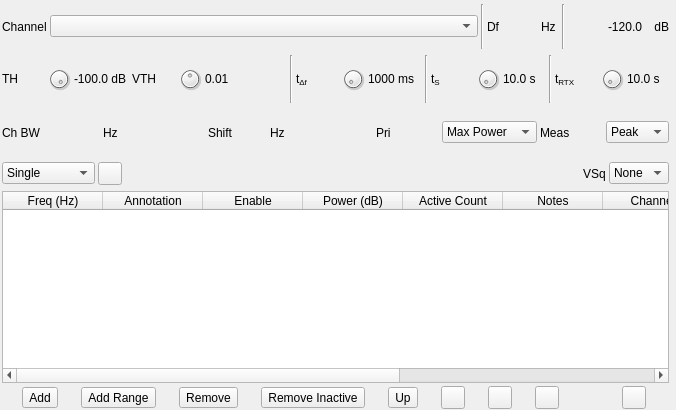
<?xml version="1.0" encoding="UTF-8"?>
<ui version="4.0">
 <class>FreqScannerGUI</class>
 <widget class="RollupContents" name="FreqScannerGUI">
  <property name="geometry">
   <rect>
    <x>0</x>
    <y>0</y>
    <width>676</width>
    <height>410</height>
   </rect>
  </property>
  <property name="sizePolicy">
   <sizepolicy hsizetype="Expanding" vsizetype="Expanding">
    <horstretch>0</horstretch>
    <verstretch>0</verstretch>
   </sizepolicy>
  </property>
  <property name="minimumSize">
   <size>
    <width>400</width>
    <height>0</height>
   </size>
  </property>
  <property name="font">
   <font>
    <family>Liberation Sans</family>
    <pointsize>9</pointsize>
   </font>
  </property>
  <property name="focusPolicy">
   <enum>Qt::NoFocus</enum>
  </property>
  <property name="windowTitle">
   <string>Frequency Scanner</string>
  </property>
  <widget class="QWidget" name="settingsContainer" native="true">
   <property name="geometry">
    <rect>
     <x>0</x>
     <y>0</y>
     <width>671</width>
     <height>411</height>
    </rect>
   </property>
   <property name="sizePolicy">
    <sizepolicy hsizetype="Preferred" vsizetype="Expanding">
     <horstretch>0</horstretch>
     <verstretch>0</verstretch>
    </sizepolicy>
   </property>
   <property name="minimumSize">
    <size>
     <width>350</width>
     <height>0</height>
    </size>
   </property>
   <property name="windowTitle">
    <string>Settings</string>
   </property>
   <layout class="QVBoxLayout" name="verticalLayout">
    <property name="spacing">
     <number>3</number>
    </property>
    <property name="leftMargin">
     <number>2</number>
    </property>
    <property name="topMargin">
     <number>2</number>
    </property>
    <property name="rightMargin">
     <number>2</number>
    </property>
    <property name="bottomMargin">
     <number>2</number>
    </property>
    <item>
     <layout class="QHBoxLayout" name="powLayout">
      <property name="topMargin">
       <number>2</number>
      </property>
      <item>
       <widget class="QLabel" name="channelsLabel">
        <property name="text">
         <string>Channel</string>
        </property>
       </widget>
      </item>
      <item>
       <widget class="QComboBox" name="channels">
        <property name="sizePolicy">
         <sizepolicy hsizetype="Expanding" vsizetype="Fixed">
          <horstretch>0</horstretch>
          <verstretch>0</verstretch>
         </sizepolicy>
        </property>
        <property name="toolTip">
         <string>Channel to tune</string>
        </property>
       </widget>
      </item>
      <item>
       <widget class="Line" name="line_6">
        <property name="orientation">
         <enum>Qt::Vertical</enum>
        </property>
       </widget>
      </item>
      <item>
       <widget class="QLabel" name="deltaFrequencyLabel">
        <property name="minimumSize">
         <size>
          <width>16</width>
          <height>0</height>
         </size>
        </property>
        <property name="text">
         <string>Df</string>
        </property>
       </widget>
      </item>
      <item>
       <widget class="ValueDialZ" name="deltaFrequency" native="true">
        <property name="sizePolicy">
         <sizepolicy hsizetype="Maximum" vsizetype="Maximum">
          <horstretch>0</horstretch>
          <verstretch>0</verstretch>
         </sizepolicy>
        </property>
        <property name="minimumSize">
         <size>
          <width>32</width>
          <height>16</height>
         </size>
        </property>
        <property name="font">
         <font>
          <family>Liberation Mono</family>
          <pointsize>12</pointsize>
         </font>
        </property>
        <property name="cursor">
         <cursorShape>PointingHandCursor</cursorShape>
        </property>
        <property name="focusPolicy">
         <enum>Qt::NoFocus</enum>
        </property>
        <property name="toolTip">
         <string>Minimum demod shift frequency from center in Hz</string>
        </property>
       </widget>
      </item>
      <item>
       <widget class="QLabel" name="deltaUnits">
        <property name="text">
         <string>Hz </string>
        </property>
       </widget>
      </item>
      <item>
       <widget class="Line" name="line">
        <property name="orientation">
         <enum>Qt::Vertical</enum>
        </property>
       </widget>
      </item>
      <item>
       <spacer name="horizontalSpacer">
        <property name="orientation">
         <enum>Qt::Vertical</enum>
        </property>
        <property name="sizeHint" stdset="0">
         <size>
          <width>40</width>
          <height>20</height>
         </size>
        </property>
       </spacer>
      </item>
      <item>
       <layout class="QHBoxLayout" name="channelPowerLayout">
        <item>
         <widget class="QLabel" name="channelPower">
          <property name="minimumSize">
           <size>
            <width>40</width>
            <height>0</height>
           </size>
          </property>
          <property name="toolTip">
           <string>Active frequency power </string>
          </property>
          <property name="layoutDirection">
           <enum>Qt::LeftToRight</enum>
          </property>
          <property name="text">
           <string>-120.0</string>
          </property>
         </widget>
        </item>
        <item>
         <widget class="QLabel" name="channelPowerUnits">
          <property name="text">
           <string> dB</string>
          </property>
         </widget>
        </item>
       </layout>
      </item>
     </layout>
    </item>
    <item>
     <widget class="Line" name="line_7">
      <property name="orientation">
       <enum>Qt::Vertical</enum>
      </property>
     </widget>
    </item>
    <item>
     <layout class="QHBoxLayout" name="powerLayout">
      <item>
       <widget class="QLabel" name="threshLabel">
        <property name="text">
         <string>TH</string>
        </property>
       </widget>
      </item>
      <item>
       <widget class="QDial" name="thresh">
        <property name="maximumSize">
         <size>
          <width>24</width>
          <height>24</height>
         </size>
        </property>
        <property name="toolTip">
         <string>Power threshold in dB</string>
        </property>
        <property name="minimum">
         <number>-1200</number>
        </property>
        <property name="maximum">
         <number>0</number>
        </property>
        <property name="pageStep">
         <number>1</number>
        </property>
       </widget>
      </item>
      <item>
       <widget class="QLabel" name="threshText">
        <property name="minimumSize">
         <size>
          <width>55</width>
          <height>0</height>
         </size>
        </property>
        <property name="text">
         <string>-100.0 dB</string>
        </property>
       </widget>
      </item>
      <item>
       <widget class="QLabel" name="voiceThresholdLabel">
        <property name="text">
         <string>VTH</string>
        </property>
       </widget>
      </item>
      <item>
       <widget class="QDial" name="voiceThreshold">
        <property name="maximumSize">
         <size>
          <width>24</width>
          <height>24</height>
         </size>
        </property>
        <property name="toolTip">
         <string>Power threshold in dB</string>
        </property>
        <property name="minimum">
         <number>0</number>
        </property>
        <property name="maximum">
         <number>100</number>
        </property>
        <property name="pageStep">
         <number>1</number>
        </property>
        <property name="value">
         <number>50</number>
        </property>
       </widget>
      </item>
      <item>
       <widget class="QLabel" name="voiceThresholdText">
        <property name="text">
         <string>0.01</string>
        </property>
       </widget>
      </item>
      <item>
       <spacer name="horizontalSpacer_3">
        <property name="orientation">
         <enum>Qt::Vertical</enum>
        </property>
        <property name="sizeHint" stdset="0">
         <size>
          <width>40</width>
          <height>20</height>
         </size>
        </property>
       </spacer>
      </item>
      <item>
       <widget class="Line" name="line_4">
        <property name="orientation">
         <enum>Qt::Vertical</enum>
        </property>
       </widget>
      </item>
      <item>
       <widget class="QLabel" name="tuneTimeLabel">
        <property name="text">
         <string>t&lt;sub&gt;Δf&lt;/sub&gt;</string>
        </property>
       </widget>
      </item>
      <item>
       <widget class="QDial" name="tuneTime">
        <property name="maximumSize">
         <size>
          <width>24</width>
          <height>24</height>
         </size>
        </property>
        <property name="toolTip">
         <string>Time in milliseconds to wait before starting measurement after changing frequency</string>
        </property>
        <property name="minimum">
         <number>0</number>
        </property>
        <property name="maximum">
         <number>1000</number>
        </property>
        <property name="pageStep">
         <number>1</number>
        </property>
       </widget>
      </item>
      <item>
       <widget class="QLabel" name="tuneTimeText">
        <property name="minimumSize">
         <size>
          <width>54</width>
          <height>0</height>
         </size>
        </property>
        <property name="text">
         <string>1000 ms</string>
        </property>
       </widget>
      </item>
      <item>
       <widget class="Line" name="line_3">
        <property name="orientation">
         <enum>Qt::Vertical</enum>
        </property>
       </widget>
      </item>
      <item>
       <widget class="QLabel" name="scanTimeLabel">
        <property name="text">
         <string>t&lt;sub&gt;S&lt;/sub&gt;</string>
        </property>
       </widget>
      </item>
      <item>
       <widget class="QDial" name="scanTime">
        <property name="maximumSize">
         <size>
          <width>24</width>
          <height>24</height>
         </size>
        </property>
        <property name="toolTip">
         <string>Scan power measurement time in seconds</string>
        </property>
        <property name="minimum">
         <number>1</number>
        </property>
        <property name="maximum">
         <number>100</number>
        </property>
        <property name="pageStep">
         <number>1</number>
        </property>
       </widget>
      </item>
      <item>
       <widget class="QLabel" name="scanTimeText">
        <property name="minimumSize">
         <size>
          <width>35</width>
          <height>0</height>
         </size>
        </property>
        <property name="text">
         <string>10.0 s</string>
        </property>
       </widget>
      </item>
      <item>
       <widget class="Line" name="line_2">
        <property name="orientation">
         <enum>Qt::Vertical</enum>
        </property>
       </widget>
      </item>
      <item>
       <widget class="QLabel" name="retransmitTimeLabel">
        <property name="text">
         <string>t&lt;sub&gt;RTX&lt;/sub&gt;</string>
        </property>
       </widget>
      </item>
      <item>
       <widget class="QDial" name="retransmitTime">
        <property name="maximumSize">
         <size>
          <width>24</width>
          <height>24</height>
         </size>
        </property>
        <property name="toolTip">
         <string>Time in seconds to wait for frequency to become active again, before restarting scan</string>
        </property>
        <property name="minimum">
         <number>0</number>
        </property>
        <property name="maximum">
         <number>100</number>
        </property>
        <property name="pageStep">
         <number>1</number>
        </property>
       </widget>
      </item>
      <item>
       <widget class="QLabel" name="retransmitTimeText">
        <property name="minimumSize">
         <size>
          <width>35</width>
          <height>0</height>
         </size>
        </property>
        <property name="text">
         <string>10.0 s</string>
        </property>
       </widget>
      </item>
     </layout>
    </item>
    <item>
     <widget class="Line" name="line_5">
      <property name="orientation">
       <enum>Qt::Vertical</enum>
      </property>
     </widget>
    </item>
    <item>
     <layout class="QHBoxLayout" name="phySettingsLayout">
      <item>
       <widget class="QLabel" name="rfBWLabel">
        <property name="text">
         <string>Ch BW</string>
        </property>
       </widget>
      </item>
      <item>
       <widget class="ValueDialZ" name="channelBandwidth" native="true">
        <property name="sizePolicy">
         <sizepolicy hsizetype="Maximum" vsizetype="Maximum">
          <horstretch>0</horstretch>
          <verstretch>0</verstretch>
         </sizepolicy>
        </property>
        <property name="minimumSize">
         <size>
          <width>32</width>
          <height>16</height>
         </size>
        </property>
        <property name="font">
         <font>
          <family>Liberation Mono</family>
          <pointsize>12</pointsize>
         </font>
        </property>
        <property name="cursor">
         <cursorShape>PointingHandCursor</cursorShape>
        </property>
        <property name="focusPolicy">
         <enum>Qt::NoFocus</enum>
        </property>
        <property name="toolTip">
         <string>Channel bandwidth</string>
        </property>
       </widget>
      </item>
      <item>
       <widget class="QLabel" name="rfBWUnits">
        <property name="text">
         <string>Hz</string>
        </property>
       </widget>
      </item>
      <item>
       <widget class="QLabel" name="shiftLabel">
        <property name="minimumSize">
         <size>
          <width>40</width>
          <height>0</height>
         </size>
        </property>
        <property name="text">
         <string>Shift</string>
        </property>
        <property name="alignment">
         <set>Qt::AlignRight|Qt::AlignTrailing|Qt::AlignVCenter</set>
        </property>
       </widget>
      </item>
      <item>
       <widget class="ValueDialZ" name="channelShift" native="true">
        <property name="sizePolicy">
         <sizepolicy hsizetype="Maximum" vsizetype="Maximum">
          <horstretch>0</horstretch>
          <verstretch>0</verstretch>
         </sizepolicy>
        </property>
        <property name="minimumSize">
         <size>
          <width>32</width>
          <height>16</height>
         </size>
        </property>
        <property name="font">
         <font>
          <family>Liberation Mono</family>
          <pointsize>12</pointsize>
         </font>
        </property>
        <property name="cursor">
         <cursorShape>PointingHandCursor</cursorShape>
        </property>
        <property name="focusPolicy">
         <enum>Qt::NoFocus</enum>
        </property>
        <property name="toolTip">
         <string>Frequency shift applied from scan frequency (for SSB)</string>
        </property>
       </widget>
      </item>
      <item>
       <widget class="QLabel" name="shiftUnits">
        <property name="text">
         <string>Hz</string>
        </property>
       </widget>
      </item>
      <item>
       <spacer name="horizontalSpacer_4">
        <property name="orientation">
         <enum>Qt::Vertical</enum>
        </property>
        <property name="sizeHint" stdset="0">
         <size>
          <width>40</width>
          <height>20</height>
         </size>
        </property>
       </spacer>
      </item>
      <item>
       <widget class="QLabel" name="priorityLabel">
        <property name="text">
         <string>Pri</string>
        </property>
       </widget>
      </item>
      <item>
       <widget class="QComboBox" name="priority">
        <property name="minimumSize">
         <size>
          <width>85</width>
          <height>0</height>
         </size>
        </property>
        <property name="toolTip">
         <string>Prioritisation. Select frequency with highest power or first in table.</string>
        </property>
        <item>
         <property name="text">
          <string>Max Power</string>
         </property>
        </item>
        <item>
         <property name="text">
          <string>Table Order</string>
         </property>
        </item>
       </widget>
      </item>
      <item>
       <widget class="QLabel" name="measurementLabel">
        <property name="text">
         <string>Meas</string>
        </property>
       </widget>
      </item>
      <item>
       <widget class="QComboBox" name="measurement">
        <property name="toolTip">
         <string>Whether the power measurement is the peak power within the channel or total channel power</string>
        </property>
        <item>
         <property name="text">
          <string>Peak</string>
         </property>
        </item>
        <item>
         <property name="text">
          <string>Total</string>
         </property>
        </item>
       </widget>
      </item>
     </layout>
    </item>
    <item>
     <widget class="Line" name="filterLine">
      <property name="orientation">
       <enum>Qt::Vertical</enum>
      </property>
     </widget>
    </item>
    <item>
     <layout class="QHBoxLayout" name="toolbarLayout">
      <item>
       <widget class="QComboBox" name="mode">
        <property name="minimumSize">
         <size>
          <width>90</width>
          <height>0</height>
         </size>
        </property>
        <property name="toolTip">
         <string>Run mode</string>
        </property>
        <property name="currentIndex">
         <number>0</number>
        </property>
        <item>
         <property name="text">
          <string>Single</string>
         </property>
        </item>
        <item>
         <property name="text">
          <string>Continuous</string>
         </property>
        </item>
        <item>
         <property name="text">
          <string>Scan-only</string>
         </property>
        </item>
        <item>
         <property name="text">
          <string>Multiplex</string>
         </property>
        </item>
       </widget>
      </item>
      <item>
       <widget class="ButtonSwitch" name="startStop">
        <property name="toolTip">
         <string>Start/stop frequency scanning</string>
        </property>
        <property name="text">
         <string/>
        </property>
        <property name="icon">
         <iconset resource="../../../sdrgui/resources/res.qrc">
          <normaloff>:/play.png</normaloff>
          <normalon>:/stop.png</normalon>:/play.png</iconset>
        </property>
       </widget>
      </item>
      <item>
       <widget class="QLabel" name="status">
        <property name="sizePolicy">
         <sizepolicy hsizetype="Expanding" vsizetype="Preferred">
          <horstretch>0</horstretch>
          <verstretch>0</verstretch>
         </sizepolicy>
        </property>
        <property name="text">
         <string/>
        </property>
       </widget>
      </item>
      <item>
       <widget class="QLabel" name="voiceSquelchLabel">
        <property name="text">
         <string>VSq</string>
        </property>
       </widget>
      </item>
      <item>
       <widget class="QComboBox" name="voiceSquelch">
        <item>
         <property name="text">
          <string>None</string>
         </property>
        </item>
        <item>
         <property name="text">
          <string>LSB</string>
         </property>
        </item>
        <item>
         <property name="text">
          <string>USB</string>
         </property>
        </item>
       </widget>
      </item>
     </layout>
    </item>
    <item>
     <widget class="Line" name="line_8">
      <property name="orientation">
       <enum>Qt::Vertical</enum>
      </property>
     </widget>
    </item>
    <item>
     <layout class="QVBoxLayout" name="verticalLayout_2">
      <item>
       <widget class="QTableWidget" name="table">
        <column>
         <property name="text">
          <string>Freq (Hz)</string>
         </property>
         <property name="toolTip">
          <string>Center frequency in Hertz of the channel</string>
         </property>
        </column>
        <column>
         <property name="text">
          <string>Annotation</string>
         </property>
        </column>
        <column>
         <property name="text">
          <string>Enable</string>
         </property>
         <property name="toolTip">
          <string>Whether the channel is enabled</string>
         </property>
        </column>
        <column>
         <property name="text">
          <string>Power (dB)</string>
         </property>
         <property name="toolTip">
          <string>Channel power in decibels during the previous scan</string>
         </property>
        </column>
        <column>
         <property name="text">
          <string>Active Count</string>
         </property>
         <property name="toolTip">
          <string>Count of the number of times the channel is active when scanned</string>
         </property>
        </column>
        <column>
         <property name="text">
          <string>Notes</string>
         </property>
         <property name="toolTip">
          <string>User notes about this frequency</string>
         </property>
        </column>
        <column>
         <property name="text">
          <string>Channel</string>
         </property>
         <property name="toolTip">
          <string>Frequency specific channel to tune

Leave blank for common setting</string>
         </property>
        </column>
        <column>
         <property name="text">
          <string>Ch BW (Hz)</string>
         </property>
         <property name="toolTip">
          <string>Frequency specific channel BW

Leave blank to use common setting</string>
         </property>
        </column>
        <column>
         <property name="text">
          <string>TH (dB)</string>
         </property>
         <property name="toolTip">
          <string>Frequency specific threshold in dB

Leave blank to use common setting</string>
         </property>
        </column>
        <column>
         <property name="text">
          <string>Sq (dB)</string>
         </property>
         <property name="toolTip">
          <string>Frequency specific squelch in dB

Leave blank for no adjustment</string>
         </property>
        </column>
       </widget>
      </item>
      <item>
       <layout class="QHBoxLayout" name="horizontalLayout">
        <item>
         <widget class="QToolButton" name="addSingle">
          <property name="toolTip">
           <string>Add a single frequency</string>
          </property>
          <property name="text">
           <string>Add</string>
          </property>
         </widget>
        </item>
        <item>
         <widget class="QToolButton" name="addRange">
          <property name="toolTip">
           <string>Add a range of frequencies</string>
          </property>
          <property name="text">
           <string>Add Range</string>
          </property>
         </widget>
        </item>
        <item>
         <widget class="QToolButton" name="remove">
          <property name="toolTip">
           <string>Remove selected items</string>
          </property>
          <property name="text">
           <string>Remove</string>
          </property>
         </widget>
        </item>
        <item>
         <widget class="QToolButton" name="removeInactive">
          <property name="toolTip">
           <string>Remove rows with Active Count of 0</string>
          </property>
          <property name="text">
           <string>Remove Inactive</string>
          </property>
         </widget>
        </item>
        <item>
         <widget class="QToolButton" name="up">
          <property name="toolTip">
           <string>Move selected rows up</string>
          </property>
          <property name="text">
           <string>Up</string>
          </property>
          <property name="icon">
           <iconset resource="../../../sdrgui/resources/res.qrc">
            <normaloff>:/arrow_up.png</normaloff>:/arrow_up.png</iconset>
          </property>
         </widget>
        </item>
        <item>
         <widget class="QToolButton" name="down">
          <property name="toolTip">
           <string>Move selected rows down</string>
          </property>
          <property name="text">
           <string/>
          </property>
          <property name="icon">
           <iconset resource="../../../sdrgui/resources/res.qrc">
            <normaloff>:/arrow_down.png</normaloff>:/arrow_down.png</iconset>
          </property>
         </widget>
        </item>
        <item>
         <widget class="QToolButton" name="importFreqs">
          <property name="toolTip">
           <string>Import frequencies from .csv file</string>
          </property>
          <property name="text">
           <string/>
          </property>
          <property name="icon">
           <iconset resource="../../../sdrgui/resources/res.qrc">
            <normaloff>:/import.png</normaloff>:/import.png</iconset>
          </property>
         </widget>
        </item>
        <item>
         <widget class="QToolButton" name="exportFreqs">
          <property name="toolTip">
           <string>Export frequencies from .csv file</string>
          </property>
          <property name="text">
           <string/>
          </property>
          <property name="icon">
           <iconset resource="../../../sdrgui/resources/res.qrc">
            <normaloff>:/export.png</normaloff>:/export.png</iconset>
          </property>
         </widget>
        </item>
        <item>
         <spacer name="horizontalSpacer_2">
          <property name="orientation">
           <enum>Qt::Vertical</enum>
          </property>
          <property name="sizeHint" stdset="0">
           <size>
            <width>40</width>
            <height>20</height>
           </size>
          </property>
         </spacer>
        </item>
        <item>
         <widget class="QToolButton" name="clearActiveCount">
          <property name="toolTip">
           <string>Clear Active Count in all rows</string>
          </property>
          <property name="text">
           <string/>
          </property>
          <property name="icon">
           <iconset resource="../../../sdrgui/resources/res.qrc">
            <normaloff>:/bin.png</normaloff>:/bin.png</iconset>
          </property>
         </widget>
        </item>
       </layout>
      </item>
     </layout>
    </item>
   </layout>
  </widget>
 </widget>
 <customwidgets>
  <customwidget>
   <class>ButtonSwitch</class>
   <extends>QToolButton</extends>
   <header>gui/buttonswitch.h</header>
  </customwidget>
  <customwidget>
   <class>RollupContents</class>
   <extends>QWidget</extends>
   <header>gui/rollupcontents.h</header>
   <container>1</container>
  </customwidget>
  <customwidget>
   <class>ValueDialZ</class>
   <extends>QWidget</extends>
   <header>gui/valuedialz.h</header>
   <container>1</container>
  </customwidget>
 </customwidgets>
 <tabstops>
  <tabstop>deltaFrequency</tabstop>
 </tabstops>
 <resources>
  <include location="../../../sdrgui/resources/res.qrc"/>
 </resources>
 <connections/>
</ui>
